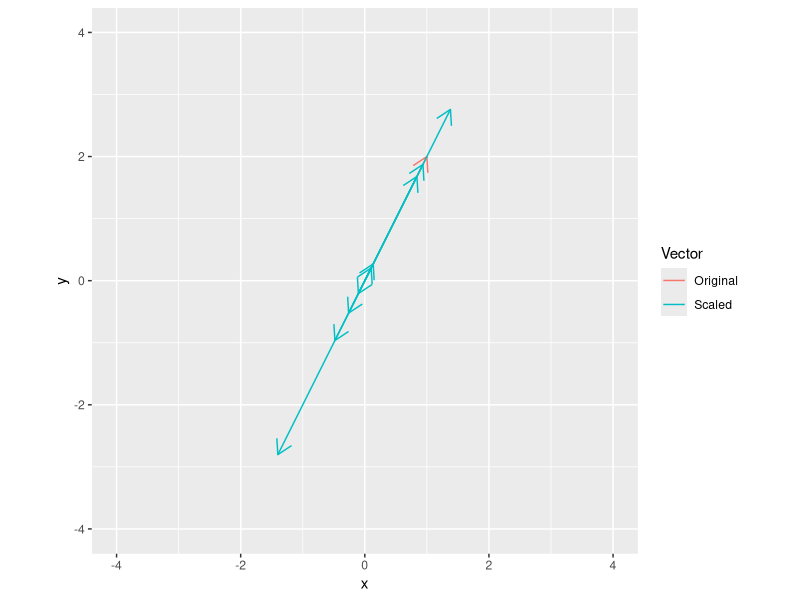

Reproduce this figure in R. (Note: this script raises an error after producing the figure.)
## ---- chunk 1
library(ggplot2)
v <- c(1, 2)
s <- rnorm(10)

all_vectors <- data.frame(xend = c(v[1], v[1] * s),
                          yend = c(v[2], v[2] * s),
                          Vector = c("Original", rep("Scaled", length(s))),
                          x = 0,
                          y = 0)

ggplot(data=all_vectors, aes(x=x, y=y, xend=xend, yend=yend, color=Vector)) + 
  geom_segment(arrow= arrow(length = unit(0.03, "npc"))) +
  xlim(-4, 4) +
  ylim(-4, 4) + 
  coord_equal()
## ---- chunk 2
v1 <- c(1, 2, 3, 4, 5)
v2 <- c(2, 3, 4, 5, 6)
v3 <- c(3, 4, 5, 6, 7)
w <- c(-1, 3, 2)
result <- v1 * w[1] + v2 * w[2] + v3* w[3]
## ---- chunk 3
v <- c(7, 4, -5, 8, 3)
o <- rep(1, length(v))
ave <- dot(v, o) / length(v)
## ---- chunk 4
v <- c(7, 4, -5, 8, 3)
w <- runif(length(v))
wAve <- dot(v, w / sum(w))
